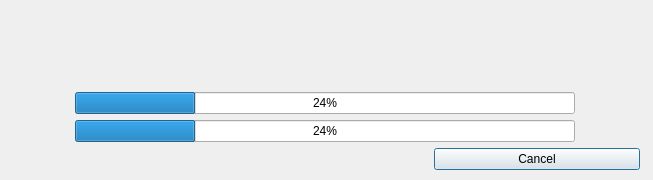
<?xml version="1.0" encoding="UTF-8"?>
<ui version="4.0">
 <class>ProgressDlg</class>
 <widget class="QDialog" name="ProgressDlg">
  <property name="geometry">
   <rect>
    <x>0</x>
    <y>0</y>
    <width>653</width>
    <height>180</height>
   </rect>
  </property>
  <property name="windowTitle">
   <string>Dialog</string>
  </property>
  <widget class="QWidget" name="verticalLayoutWidget">
   <property name="geometry">
    <rect>
     <x>9</x>
     <y>9</y>
     <width>631</width>
     <height>161</height>
    </rect>
   </property>
   <layout class="QVBoxLayout" name="verticalLayout">
    <item>
     <widget class="QLabel" name="ProcessText1">
      <property name="text">
       <string/>
      </property>
     </widget>
    </item>
    <item>
     <widget class="QLabel" name="ProcessText2">
      <property name="text">
       <string/>
      </property>
     </widget>
    </item>
    <item>
     <layout class="QHBoxLayout" name="horizontalLayoutProgress1">
      <property name="spacing">
       <number>6</number>
      </property>
      <item>
       <spacer name="horizontalSpacer_2">
        <property name="orientation">
         <enum>Qt::Horizontal</enum>
        </property>
        <property name="sizeHint" stdset="0">
         <size>
          <width>20</width>
          <height>20</height>
         </size>
        </property>
       </spacer>
      </item>
      <item>
       <widget class="QProgressBar" name="ProgressBar1">
        <property name="minimumSize">
         <size>
          <width>500</width>
          <height>0</height>
         </size>
        </property>
        <property name="value">
         <number>24</number>
        </property>
       </widget>
      </item>
      <item>
       <spacer name="horizontalSpacer">
        <property name="orientation">
         <enum>Qt::Horizontal</enum>
        </property>
        <property name="sizeHint" stdset="0">
         <size>
          <width>20</width>
          <height>20</height>
         </size>
        </property>
       </spacer>
      </item>
     </layout>
    </item>
    <item>
     <layout class="QHBoxLayout" name="horizontalLayout_3">
      <item>
       <spacer name="horizontalSpacer_4">
        <property name="orientation">
         <enum>Qt::Horizontal</enum>
        </property>
        <property name="sizeHint" stdset="0">
         <size>
          <width>20</width>
          <height>20</height>
         </size>
        </property>
       </spacer>
      </item>
      <item>
       <widget class="QProgressBar" name="ProgressBar2">
        <property name="minimumSize">
         <size>
          <width>500</width>
          <height>0</height>
         </size>
        </property>
        <property name="value">
         <number>24</number>
        </property>
       </widget>
      </item>
      <item>
       <spacer name="horizontalSpacer_3">
        <property name="orientation">
         <enum>Qt::Horizontal</enum>
        </property>
        <property name="sizeHint" stdset="0">
         <size>
          <width>20</width>
          <height>20</height>
         </size>
        </property>
       </spacer>
      </item>
     </layout>
    </item>
    <item>
     <layout class="QHBoxLayout" name="horizontalLayout_4">
      <item>
       <widget class="QLabel" name="TimeRemaining">
        <property name="text">
         <string/>
        </property>
       </widget>
      </item>
      <item>
       <widget class="QLabel" name="Processors">
        <property name="text">
         <string/>
        </property>
       </widget>
      </item>
      <item>
       <widget class="QPushButton" name="StopButton">
        <property name="text">
         <string>Cancel</string>
        </property>
       </widget>
      </item>
     </layout>
    </item>
   </layout>
  </widget>
 </widget>
 <resources/>
 <connections/>
</ui>
